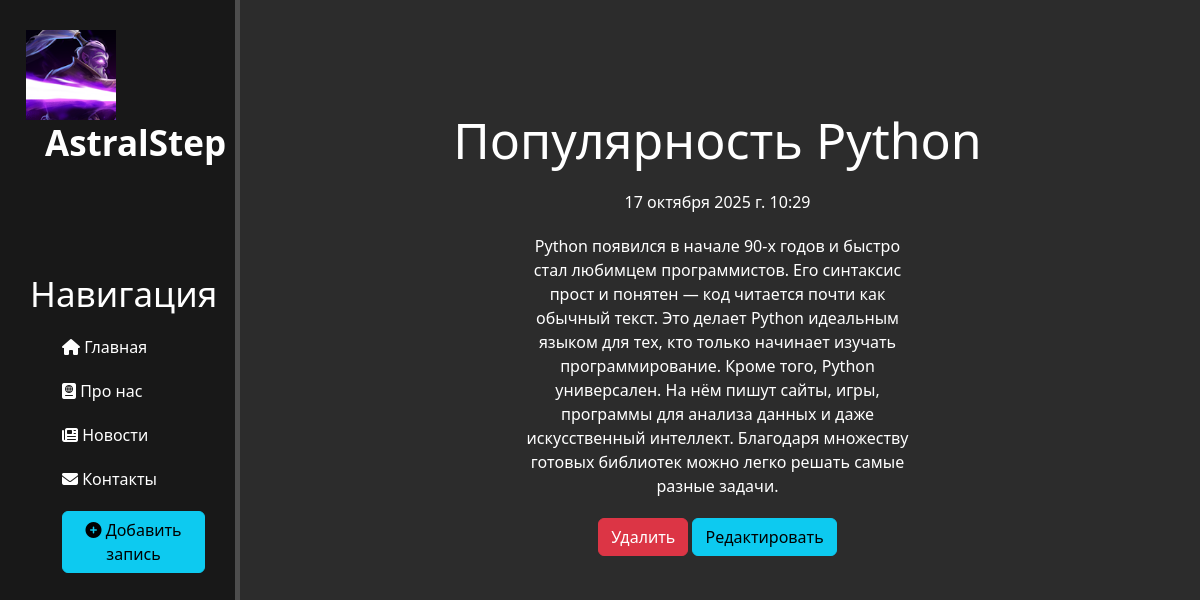
/news/5, run on the app's committed database.
### news/models.py (models this page shows, shortened)
class Articles(models.Model):
    title = models.CharField('Название',  max_length=50, )
    anons = models.CharField('Анонс', max_length=250, )
    full_text = models.TextField('Статья')
    date = models.DateTimeField('Дата публикации')
    class Meta:
        verbose_name = 'Новость'
        verbose_name_plural = 'Новости'

### news/views.py (the view)
# urls.py: path('<int:pk>', views.NewsDetailView.as_view(), name='news-detail'),
class NewsDetailView(DetailView):
    model = Articles
    template_name = 'news/details_view.html'
    context_object_name = 'article'

### news/templates/news/details_view.html (shortened to what this page needs)
{% extends 'main/layout.html' %}
{% block content %}
    <div class="features">
        <h1>{{ article.title }}</h1>
        <p>{{ article.date }}</p>
        <p>{{ article.full_text }}</p>
        <a href="{% url 'news-delete' article.id %}" class ="btn btn-danger">Удалить</a>
        <a href="{% url 'news-update' article.id %}" class ="btn btn-info">Редактировать</a>
    </div>
{% endblock %}

### main/static/main/css/main.css (style rules this page uses)
body { background: #2c2c2c; }
main .features { float: left; color: #fff; margin-top: 100px; text-align: center; width: 75%; }
main .features h1 { font-size: 50px; }
main .features p { max-width: 400px; margin: 20px auto }
html, body { height: 100%; margin: 0%; padding: 0%; }
body { display: flex; }

### data on the page
Articles: title "Популярность Python", date "17 октября 2025 г. 10:29", full_text "Python появился в начале 90-х годов и быстро стал любимцем программистов. Его синтаксис прост и понятен — код читается почти как обычный текст. Это делает Python идеальным языком для тех, кто только начинает изучать программирование. Кроме того, Python универсален. На нём пишут сайты, игры, программы для анализа данных и даже искусственный интеллект. Благодаря множеству готовых библиотек можно легко решать самые разные задачи."
